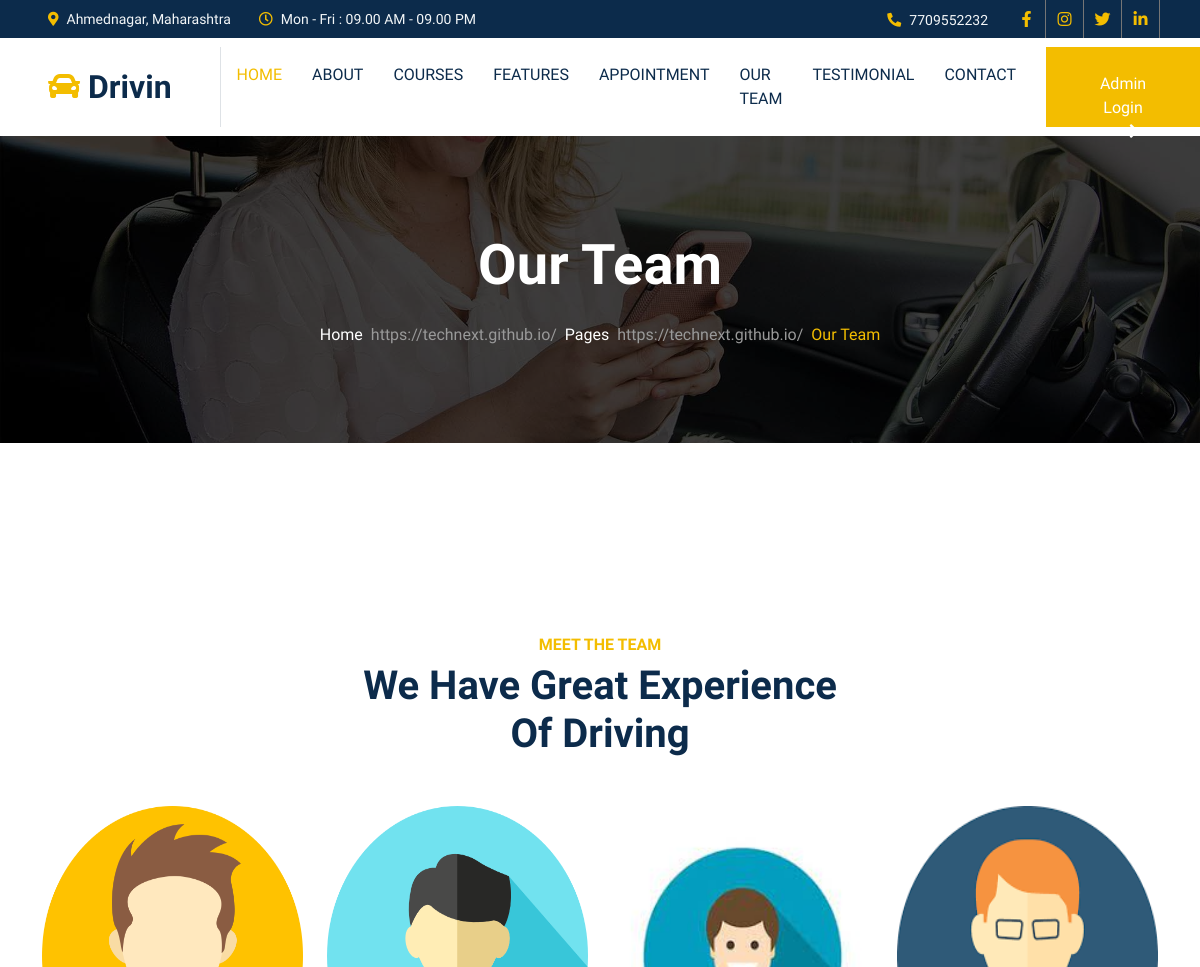
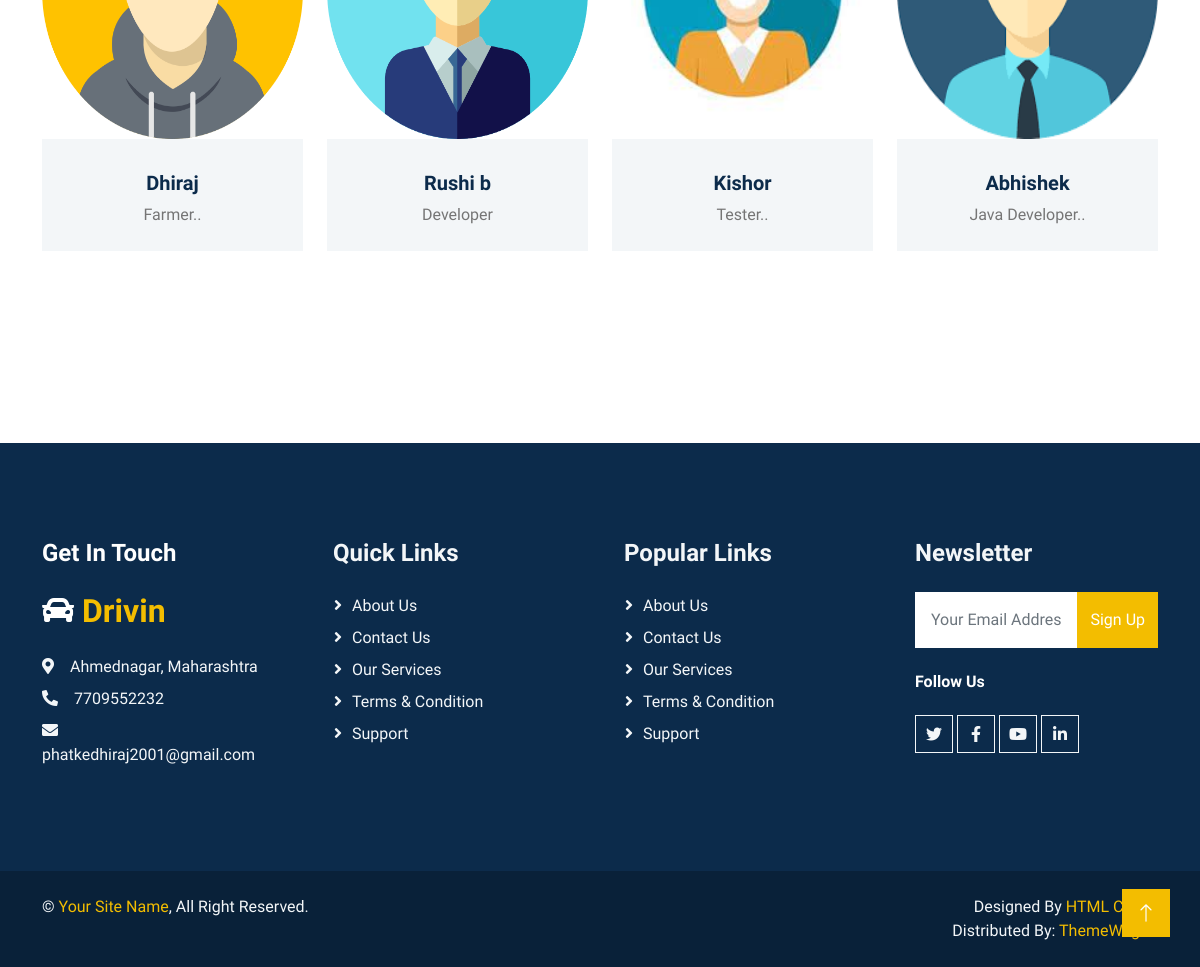
The app's page /team.php with its own data (2 pictures, top to bottom).
### tables this page shows
CREATE TABLE `contact_details` (
  `c_id` int(11) NOT NULL,
  `c_address` text NOT NULL,
  `c_timing` text NOT NULL,
  `c_mobile` varchar(10) NOT NULL,
  `c_email` text NOT NULL,
  `f_Link` text NOT NULL,
  `i_Link` text NOT NULL,
  `t_Link` text NOT NULL,
  `y_Link` text NOT NULL,
  `c_map` text NOT NULL,
  `l_Link` text NOT NULL
);

CREATE TABLE `team` (
  `team_id` int(11) NOT NULL,
  `team_name` text NOT NULL,
  `team_position` text NOT NULL,
  `f_link` text NOT NULL,
  `t_link` text NOT NULL,
  `i_link` text NOT NULL,
  `team_img` text NOT NULL
);

### team.php (the view, shortened to what this page needs)
<?php
include ('head.php');
include ('nav.php');
?>
    <div class="container-fluid page-header py-6 my-6 mt-0 wow fadeIn" data-wow-delay="0.1s">
        <div class="container text-center">
            <h1 class="display-4 text-white animated slideInDown mb-4">Our Team</h1>
            <nav aria-label="breadcrumb animated slideInDown">
                <ol class="breadcrumb justify-content-center mb-0">
                    <li class="breadcrumb-item"><a class="text-white" href="#">Home</a></li>
                    <li class="breadcrumb-item"><a class="text-white" href="#">Pages</a></li>
                    <li class="breadcrumb-item text-primary active" aria-current="page">Our Team</li>
                </ol>
            </nav>
        </div>
    </div>
    <div class="container-xxl py-6">
        <div class="container">
            <div class="text-center mx-auto mb-5 wow fadeInUp" data-wow-delay="0.1s" style="max-width: 500px;">
                <h6 class="text-primary text-uppercase mb-2">Meet The Team</h6>
                <h1 class="display-6 mb-4">We Have Great Experience Of Driving</h1>
            </div>
            <div class="row g-0 team-items">
                <?php
                $query="SELECT * from team";
                $fire=mysqli_query($conn,$query);
                while ($row=mysqli_fetch_assoc($fire)) {
                ?>
                <div class="col-lg-3 col-md-6 wow fadeInUp" data-wow-delay="0.7s">
                    <div class="team-item position-relative">
                        <div class="position-relative">
                            <img class="img-fluid" src="admin/upload/<?=$row['team_img'];?> " style="height:300px; width:100%;" alt="">
                        </div>
                        <div class="bg-light text-center p-4">
                            <h5 class="mt-2"><?=$row['team_name'];?></h5>
                            <span><?=$row['team_position'];?></span>
                        </div>
                    </div>
                </div>
                <?php
                }
                ?>
            </div>
        </div>
    </div>
<?php
include ('footer.php');
?>

### nav.php (shortened to what this page needs)
<?php
include "conn.php";
$query="SELECT * FROM contact_details";
$fire=mysqli_query($conn,$query);
$contact_details=mysqli_fetch_assoc($fire);
?>
<div class="container-fluid bg-dark text-light p-0">
        <div class="row gx-0 d-none d-lg-flex">
            <div class="col-lg-7 px-5 text-start">
                <div class="h-100 d-inline-flex align-items-center me-4">
                    <small class="fa fa-map-marker-alt text-primary me-2"></small>
                    <small><?=$contact_details['c_address'];?></small>
                </div>
                <div class="h-100 d-inline-flex align-items-center">
                    <small class="far fa-clock text-primary me-2"></small>
                    <small><?=$contact_details['c_timing'];?></small>
                </div>
            </div>
            <div class="col-lg-5 px-5 text-end">
                <div class="h-100 d-inline-flex align-items-center me-4">
                    <small class="fa fa-phone-alt text-primary me-2"></small>
                    <small><?=$contact_details['c_mobile'];?></small>
                </div>
                <div class="h-100 d-inline-flex align-items-center mx-n2">
                    <a class="btn btn-square btn-link rounded-0 border-0 border-end border-secondary" href="<?=$contact_details['f_Link'];?>"><i class="fab fa-facebook-f"></i></a>
                    <a class="btn btn-square btn-link rounded-0 border-0 border-end border-secondary" href="<?=$contact_details['i_Link'];?>"><i class="fab fa-instagram"></i></a>
                    <a class="btn btn-square btn-link rounded-0 border-0 border-end border-secondary" href="<?=$contact_details['t_Link'];?>"><i class="fab fa-twitter"></i></a>
                    <a class="btn btn-square btn-link rounded-0 border-0 border-end border-secondary" href="<?=$contact_details['l_Link'];?>"><i class="fab fa-linkedin-in"></i></a>
                </div>
            </div>
        </div>
    </div>
    <nav class="navbar navbar-expand-lg bg-white navbar-light sticky-top p-0">
        <a href="index.php" class="navbar-brand d-flex align-items-center border-end px-4 px-lg-5">
            <h2 class="m-0"><i class="fa fa-car text-primary me-2"></i>Drivin</h2>
        </a>
        <div class="collapse navbar-collapse" id="navbarCollapse">
            <div class="navbar-nav ms-auto p-4 p-lg-0">
                <a href="index.php" class="nav-item nav-link active">Home</a>
                <a href="about.php" class="nav-item nav-link">About</a>
                <a href="courses.php" class="nav-item nav-link">Courses</a>
                <a href="feature.php" class="nav-item nav-link">Features</a>
                <a href="appointment.php" class="nav-item nav-link">Appointment</a>
                <a href="team.php" class="nav-item nav-link">Our Team</a>
                <a href="testimonial.php" class="nav-item nav-link">Testimonial</a>
                <a href="contact.php" class="nav-item nav-link">Contact</a>
            </div>
            <a href="admin.php" class="btn btn-primary py-4 px-lg-5 d-none d-lg-block">Admin Login<i class="fa fa-arrow-right ms-3"></i></a>
        </div>
    </nav>

### footer.php (shortened to what this page needs)
<div class="container-fluid bg-dark text-light footer my-6 mb-0 py-6 wow fadeIn" data-wow-delay="0.1s">
        <div class="container">
            <div class="row g-5">
                <div class="col-lg-3 col-md-6">
                    <h4 class="text-white mb-4">Get In Touch</h4>
                    <h2 class="text-primary mb-4"><i class="fa fa-car text-white me-2"></i>Drivin</h2>
                    <p class="mb-2"><i class="fa fa-map-marker-alt me-3"></i><?=$contact_details['c_address']?></p>
                    <p class="mb-2"><i class="fa fa-phone-alt me-3"></i><?=$contact_details['c_mobile']?></p>
                    <p class="mb-2"><i class="fa fa-envelope me-3"></i><?=$contact_details['c_email']?></p>
                </div>
                <div class="col-lg-3 col-md-6">
                    <h4 class="text-light mb-4">Quick Links</h4>
                    <a class="btn btn-link" href="#">About Us</a>
                    <a class="btn btn-link" href="#">Contact Us</a>
                    <a class="btn btn-link" href="#">Our Services</a>
                    <a class="btn btn-link" href="#">Terms & Condition</a>
                    <a class="btn btn-link" href="#">Support</a>
                </div>
                <div class="col-lg-3 col-md-6">
                    <h4 class="text-light mb-4">Popular Links</h4>
                    <a class="btn btn-link" href="#">About Us</a>
                    <a class="btn btn-link" href="#">Contact Us</a>
                    <a class="btn btn-link" href="#">Our Services</a>
                    <a class="btn btn-link" href="#">Terms & Condition</a>
                    <a class="btn btn-link" href="#">Support</a>
                </div>
                <div class="col-lg-3 col-md-6">
                    <h4 class="text-light mb-4">Newsletter</h4>
                    <form action="#">
                        <div class="input-group">
                            <input type="text" class="form-control p-3 border-0" placeholder="Your Email Address">
                            <button class="btn btn-primary">Sign Up</button>
                        </div>
                    </form>
                    <h6 class="text-white mt-4 mb-3">Follow Us</h6>
                    <div class="d-flex pt-2">
                        <a class="btn btn-square btn-outline-light me-1" href="<?=$contact_details['t_Link']?>"><i class="fab fa-twitter"></i></a>
                        <a class="btn btn-square btn-outline-light me-1" href="<?=$contact_details['f_Link']?>"><i class="fab fa-facebook-f"></i></a>
                        <a class="btn btn-square btn-outline-light me-1" href="<?=$contact_details['y_Link']?>"><i class="fab fa-youtube"></i></a>
                        <a class="btn btn-square btn-outline-light me-0" href="<?=$contact_details['y_Link']?>"><i class="fab fa-linkedin-in"></i></a>
                    </div>
                </div>
            </div>
        </div>
    </div>
      <div class="container-fluid copyright text-light py-4 wow fadeIn" data-wow-delay="0.1s">
        <div class="container">
            <div class="row">
                <div class="col-md-6 text-center text-md-start mb-3 mb-md-0">
                    &copy; <a href="#">Your Site Name</a>, All Right Reserved.
                </div>
                <div class="col-md-6 text-center text-md-end">
                    Designed By <a href="https://htmlcodex.com/">HTML Codex</a>
                    <br>Distributed By: <a href="https://themewagon.com/" target="_blank">ThemeWagon</a>
                </div>
            </div>
        </div>
    </div>
    <a href="#" class="btn btn-lg btn-primary btn-lg-square back-to-top"><i class="bi bi-arrow-up"></i></a>
</body>
</html>

### css/style.css (style rules this page uses)
:root { --primary: #F3BD00; --secondary: #757575; --light: #F3F6F8; --dark: #0C2B4B; }
.py-6 { padding-top: 6rem; padding-bottom: 6rem; }
.my-6 { margin-top: 6rem; margin-bottom: 6rem; }
.back-to-top { position: fixed; display: none; right: 30px; bottom: 30px; z-index: 99; }
.btn { font-weight: 500; transition: .5s; }
.btn.btn-primary, .btn.btn-outline-primary:hover { color: #FFFFFF; }
.btn-square { width: 38px; height: 38px; }
.btn-lg-square { width: 48px; height: 48px; }
.btn-square, .btn-sm-square, .btn-lg-square { padding: 0; display: flex; align-items: center; justify-content: center; font-weight: normal; }
.navbar.sticky-top { top: -100px; transition: .5s; }
.navbar .navbar-brand, .navbar a.btn { height: 80px }
.navbar .navbar-nav .nav-link { margin-right: 30px; padding: 25px 0; color: var(--dark); font-weight: 500; text-transform: uppercase; outline: none; }
.navbar .navbar-nav .nav-link:hover, .navbar .navbar-nav .nav-link.active { color: var(--primary); }
.page-header { background: linear-gradient(rgba(0, 0, 0, .75), rgba(0, 0, 0, .75)), url(../img/carousel-1.jpg) center center no-repeat; background-size: cover; }
.breadcrumb-item+.breadcrumb-item::before { color: #999999; }
.team-items { margin: -.75rem; }
.team-item { padding: .75rem; }
.team-item::after { position: absolute; content: ""; width: 100%; height: 0; top: 0; left: 0; background: #FFFFFF; transition: .5s; z-index: -1; }
.footer .btn.btn-link { display: block; margin-bottom: 5px; padding: 0; text-align: left; color: var(--light); font-weight: normal; text-transform: capitalize; transition: .3s; }
.footer .btn.btn-link::before { position: relative; content: "\f105"; font-family: "Font Awesome 5 Free"; font-weight: 900; color: var(--light); margin-right: 10px; }
.copyright { background: #092139; }
.copyright a { color: var(--primary); }

### records on screen
contact_details: c_address "Ahmednagar, Maharashtra", c_timing "Mon - Fri : 09.00 AM - 09.00 PM", c_mobile "7709552232", c_email "phatkedhiraj2001@gmail.com"
team: team_img (picture), team_name "Dhiraj", team_position "Farmer.."
team: team_img (picture), team_name "Rushi b", team_position "Developer"
team: team_img (picture), team_name "Kishor", team_position "Tester.."
team: team_img (picture), team_name "Abhishek", team_position "Java Developer.."
